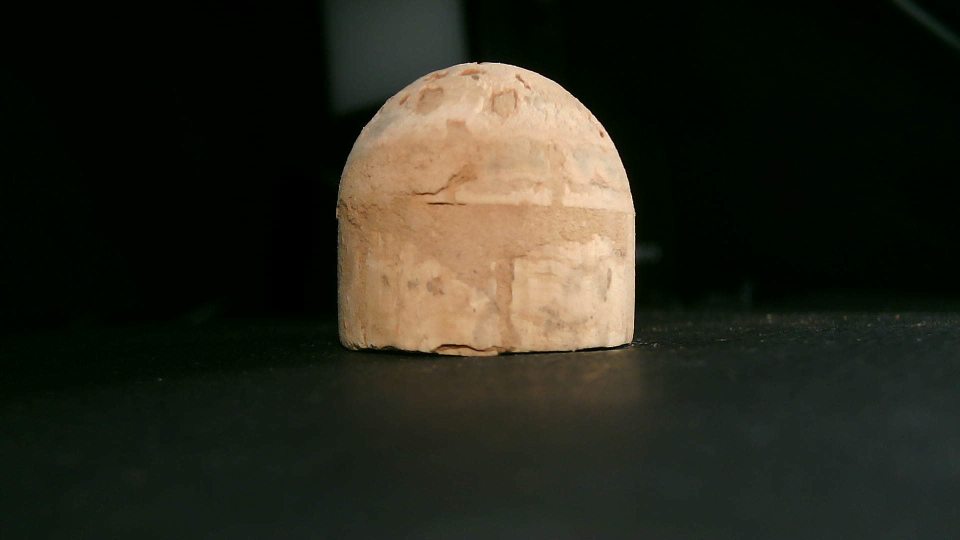
#> input picture Batch_Img/10_camC.jpg, 1920 x 1080 px (shown at 1/2 size); its folder holds only this picture in this run
$ python test1.py
#> lines starting #> are read from the running program, lines starting #| are printed output that depends on the picture; after the words box and inside, x2 and y2 are one past the last pixel; in counts of white or black regions, pixels touching at a corner belong together

import re
import os


import cv2
import numpy as np

def sort_key(s):
    # 排序关键字匹配
    # 匹配开头数字序号
    if s:
        try:
            c = re.findall('^\d+', s)[0]
        except:
            c = -1
        return int(c)

def strsort(alist):
    alist.sort(key=sort_key)
    return alist
Img_Dir = "../Batch_Img"

image_list = os.listdir(Img_Dir)
strsort(image_list)
for image in image_list:
    img = "../Batch_Img/"+image

    # img = cv2.pyrDown(cv2.imread(img, cv2.IMREAD_UNCHANGED))
    img = cv2.imread(img, cv2.IMREAD_UNCHANGED)
#> img is the input picture: shape (1080, 1920, 3); mean B, G, R 29.3, 40, 40.6
    ret, thresh = cv2.threshold(cv2.cvtColor(img.copy(), cv2.COLOR_BGR2GRAY), 90, 255, cv2.THRESH_BINARY)
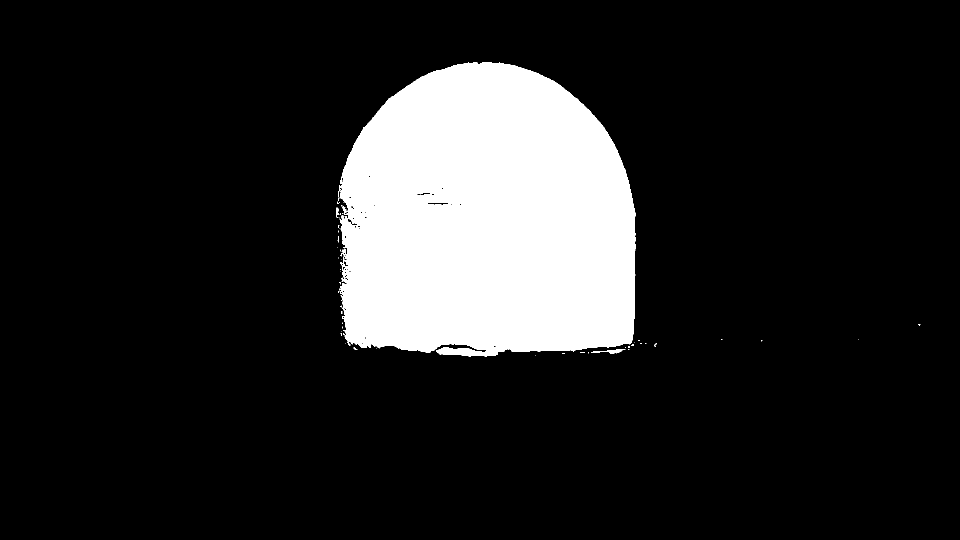
#> thresh: shape (1080, 1920) (shown at 1/2 size); 14.3% white; 60 white regions (56 under 20 px)
    contours, hierarchy = cv2.findContours(thresh, cv2.RETR_EXTERNAL, cv2.CHAIN_APPROX_SIMPLE)
#> contours = 60 contours, 56 with area under 20; largest, box (x1, y1, x2, y2) and area: (676, 124, 1271, 713) 295314, (1209, 699, 1251, 707) 140, (672, 415, 679, 436) 41, (1182, 702, 1208, 706) 25

    max_score = 0
    max_number = 0
    for j in contours:
        if(j.size>max_score):
            max_score = j.size
            max_number = j
#> this loop made 60 passes
#> (max_score, max_number) on passes 1 to 3: (2, [[1071, 710]]), (4, [[1124, 707], [1129, 707]]), (6, [[1176, 705], [1176, 706], [1177, 705]])
#> max_score on passes 4, 5, 6, 60: 12, 28, 66, 2466
#> after the loop, max_number = contour of 1233 points, box (x1, y1, x2, y2) (676, 124, 1271, 713), area 295314; max_score = 2466
    c = max_number
#> c has the same summary as max_number

    x, y, w, h = cv2.boundingRect(c)
#> x = 676; y = 124; w = 595; h = 589
    cv2.rectangle(img, (x, y), (x + w, y + h), (0, 255, 0), 2)
    # 查找最小区域
    rect = cv2.minAreaRect(c)
#> rect = ((973.2, 417.8), (593.4, 588.3), -0.909)
    # 计算最小面积矩形的坐标
    box = cv2.boxPoints(rect)
#> box = [[681.2, 716.6], [671.8, 128.4], [1265.1, 119], [1274.5, 707.2]]
    # 将坐标标准化为整数
    box = np.int0(box)
#> box = [[681, 716], [671, 128], [1265, 119], [1274, 707]]
    # 绘制等高线
    cv2.drawContours(img, [box], 0, (0, 0, 255), 3)
    # 计算最小封闭圆的中心和半径
    (x, y), radius = cv2.minEnclosingCircle(c)
#> x = 977.9; y = 475.5; radius = 353
    # 转换为整数
    center = (int(x), int(y))
#> center = (977, 475)
    radius = int(radius)
    # 画圆
    img = cv2.circle(img, center, radius, (0, 255, 0), 2)


    cv2.drawContours(img, c, -1, (255, 0, 0), 3)
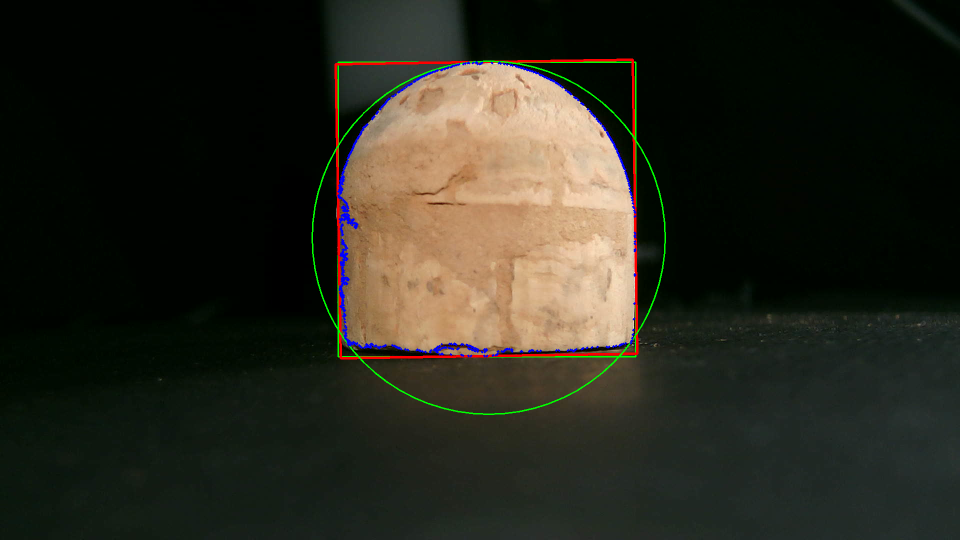
#> img: shape (1080, 1920, 3) (shown at 1/2 size); mean B, G, R 29.8, 40.5, 41.2
    cv2.imshow("contours", img)
    cv2.waitKey(0)


    # cv2.imshow("demo", Draw.max_domin(img))
    # cv2.waitKey(0)

$ run again, on Batch_Img/13_camC.jpg
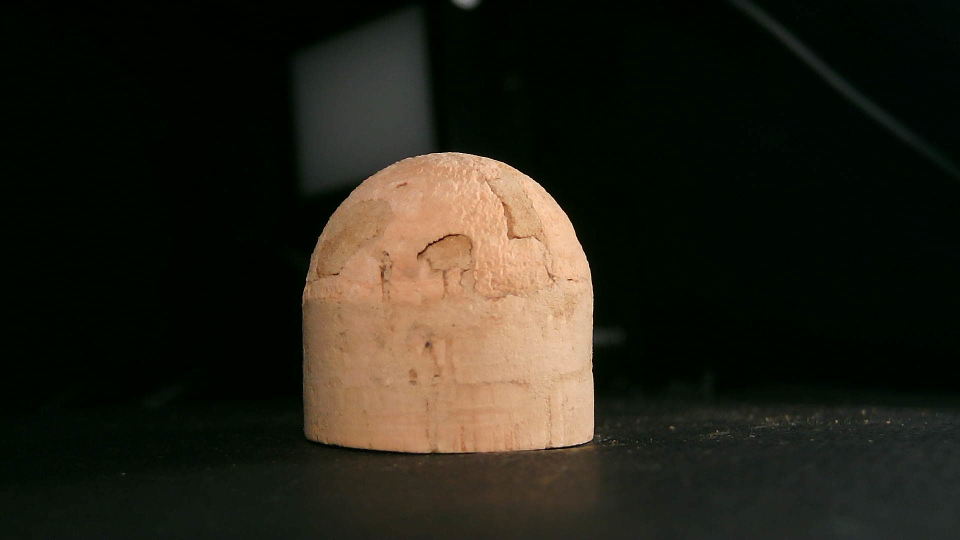
#> input picture Batch_Img/13_camC.jpg, 1920 x 1080 px (shown at 1/2 size)
#> img is the input picture: shape (1080, 1920, 3); mean B, G, R 24.4, 34.5, 37.3
#> `ret, thresh = cv2.threshold(cv2.cvtColor(img.copy(), cv2.COLOR_BGR2GRA..`:
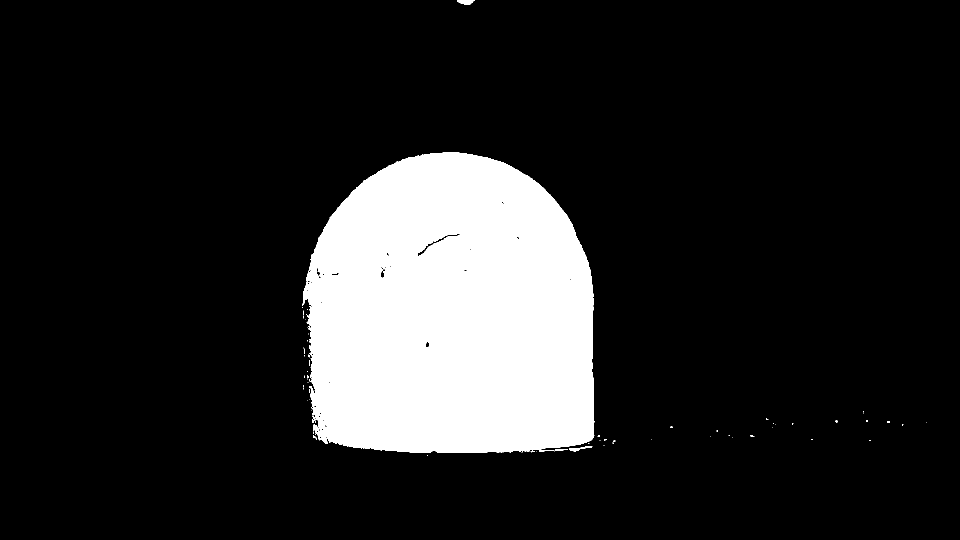
#> thresh: shape (1080, 1920) (shown at 1/2 size); 14.5% white; 75 white regions (69 under 20 px)
#> contours = 75 contours, 71 with area under 20; largest, box (x1, y1, x2, y2) and area: (605, 304, 1189, 906) 299874, (914, 0, 949, 10) 207, (1138, 892, 1185, 903) 125, (1110, 898, 1136, 902) 38
#> the loop `for j in contours:` made 75 passes
#> (max_score, max_number) on passes 1, 5: (4, [[854, 911], [855, 911]]), (8, [[1044, 903], [1043, 904], [1044, 904], [1045, 903]])
#> after the loop `for j in contours:`: max_number = contour of 1002 points, box (x1, y1, x2, y2) (605, 304, 1189, 906), area 299874; max_score = 2004
#> c has the same summary as max_number
#> `x, y, w, h = cv2.boundingRect(c)`: x = 605; y = 304; w = 584; h = 602
#> rect = ((895.5, 604.6), (581.2, 601.1), -0.449)
#> `box = cv2.boxPoints(rect)`: box = [[607.3, 907.4], [602.6, 306.3], [1183.8, 301.8], [1188.5, 902.8]]
#> `box = np.int0(box)`: box = [[607, 907], [602, 306], [1183, 301], [1188, 902]]
#> `(x, y), radius = cv2.minEnclosingCircle(c)`: x = 910.2; y = 655.1; radius = 353.1
#> center = (910, 655)
#> `radius = int(radius)`: radius = 353
#> `cv2.drawContours(img, c, -1, (255, 0, 0), 3)`:
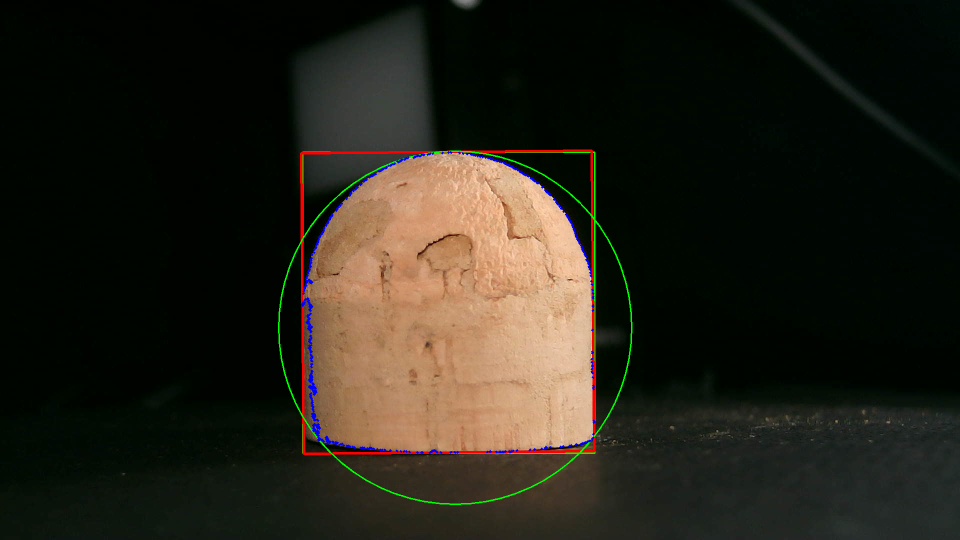
#> img: shape (1080, 1920, 3) (shown at 1/2 size); mean B, G, R 24.8, 35, 37.9

$ run again, on Batch_Img/12_camB.jpg
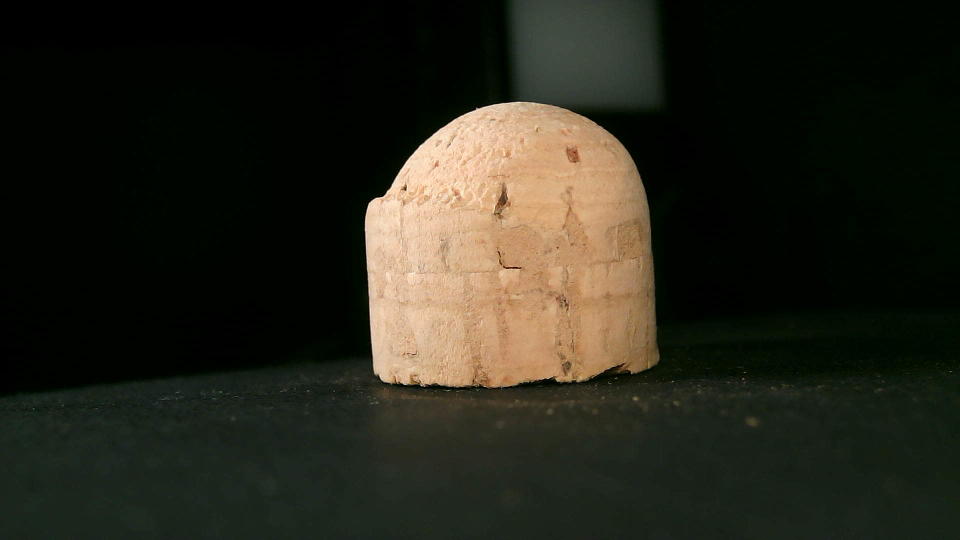
#> input picture Batch_Img/12_camB.jpg, 1920 x 1080 px (shown at 1/2 size)
#> img is the input picture: shape (1080, 1920, 3); mean B, G, R 26.7, 37.7, 38.2
#> `ret, thresh = cv2.threshold(cv2.cvtColor(img.copy(), cv2.COLOR_BGR2GRA..`:
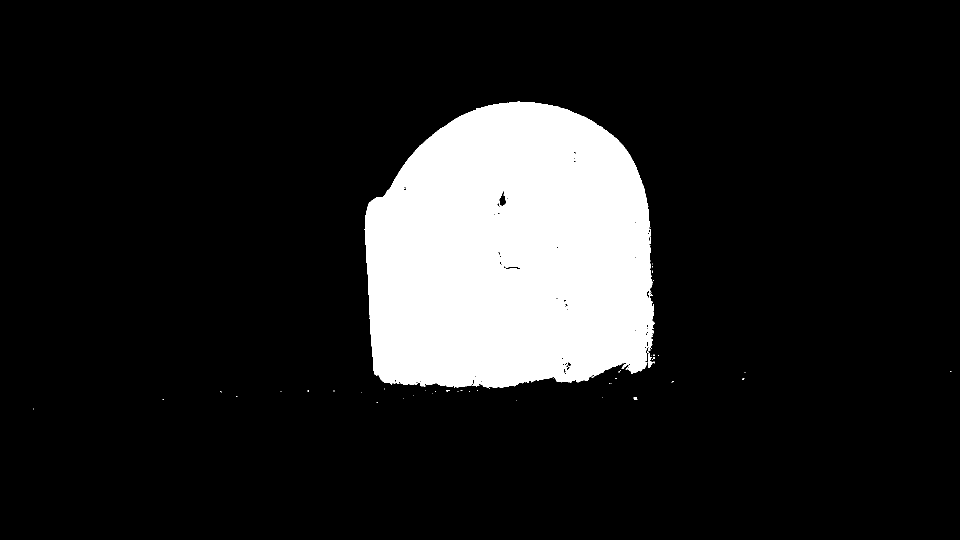
#> thresh: shape (1080, 1920) (shown at 1/2 size); 13.4% white; 56 white regions (52 under 20 px)
#> contours = 54 contours, 51 with area under 20; largest, box (x1, y1, x2, y2) and area: (729, 203, 1310, 777) 278360, (1295, 707, 1310, 736) 118, (1267, 795, 1275, 800) 21
#> the loop `for j in contours:` made 54 passes
#> (max_score, max_number) on passes 1 to 2: (4, [[67, 817], [67, 818]]), (8, [[754, 804], [753, 805], [755, 805], [755, 804]])
#> after the loop `for j in contours:`: max_number = contour of 1111 points, box (x1, y1, x2, y2) (729, 203, 1310, 777), area 278360; max_score = 2222
#> c has the same summary as max_number
#> `x, y, w, h = cv2.boundingRect(c)`: x = 729; y = 203; w = 581; h = 574
#> rect = ((1016.4, 489), (570.6, 569), -3.2)
#> `box = cv2.boxPoints(rect)`: box = [[747.4, 788.9], [715.7, 220.8], [1285.4, 189], [1317.1, 757.1]]
#> `box = np.int0(box)`: box = [[747, 788], [715, 220], [1285, 189], [1317, 757]]
#> `(x, y), radius = cv2.minEnclosingCircle(c)`: x = 1014.4; y = 535.9; radius = 339.8
#> center = (1014, 535)
#> `radius = int(radius)`: radius = 339
#> `cv2.drawContours(img, c, -1, (255, 0, 0), 3)`:
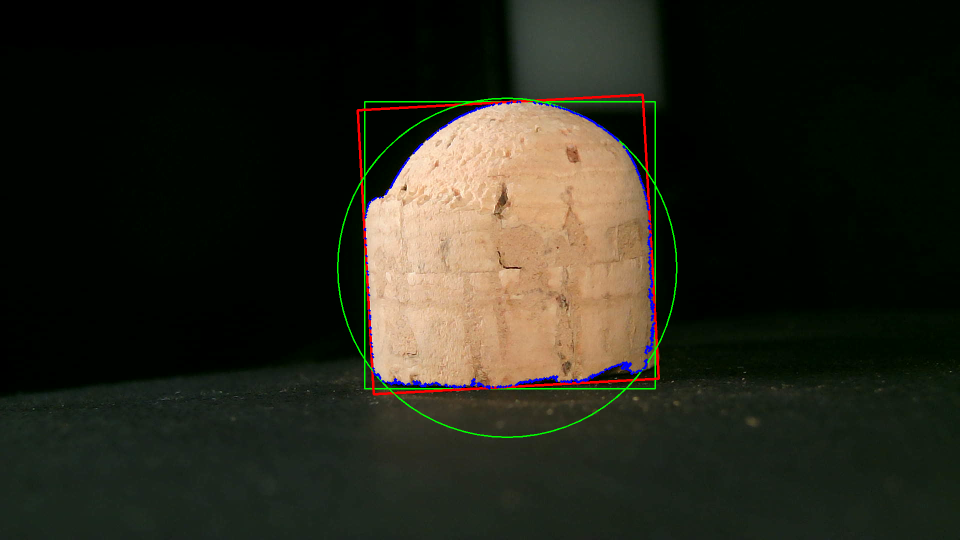
#> img: shape (1080, 1920, 3) (shown at 1/2 size); mean B, G, R 27.2, 38.5, 38.8
